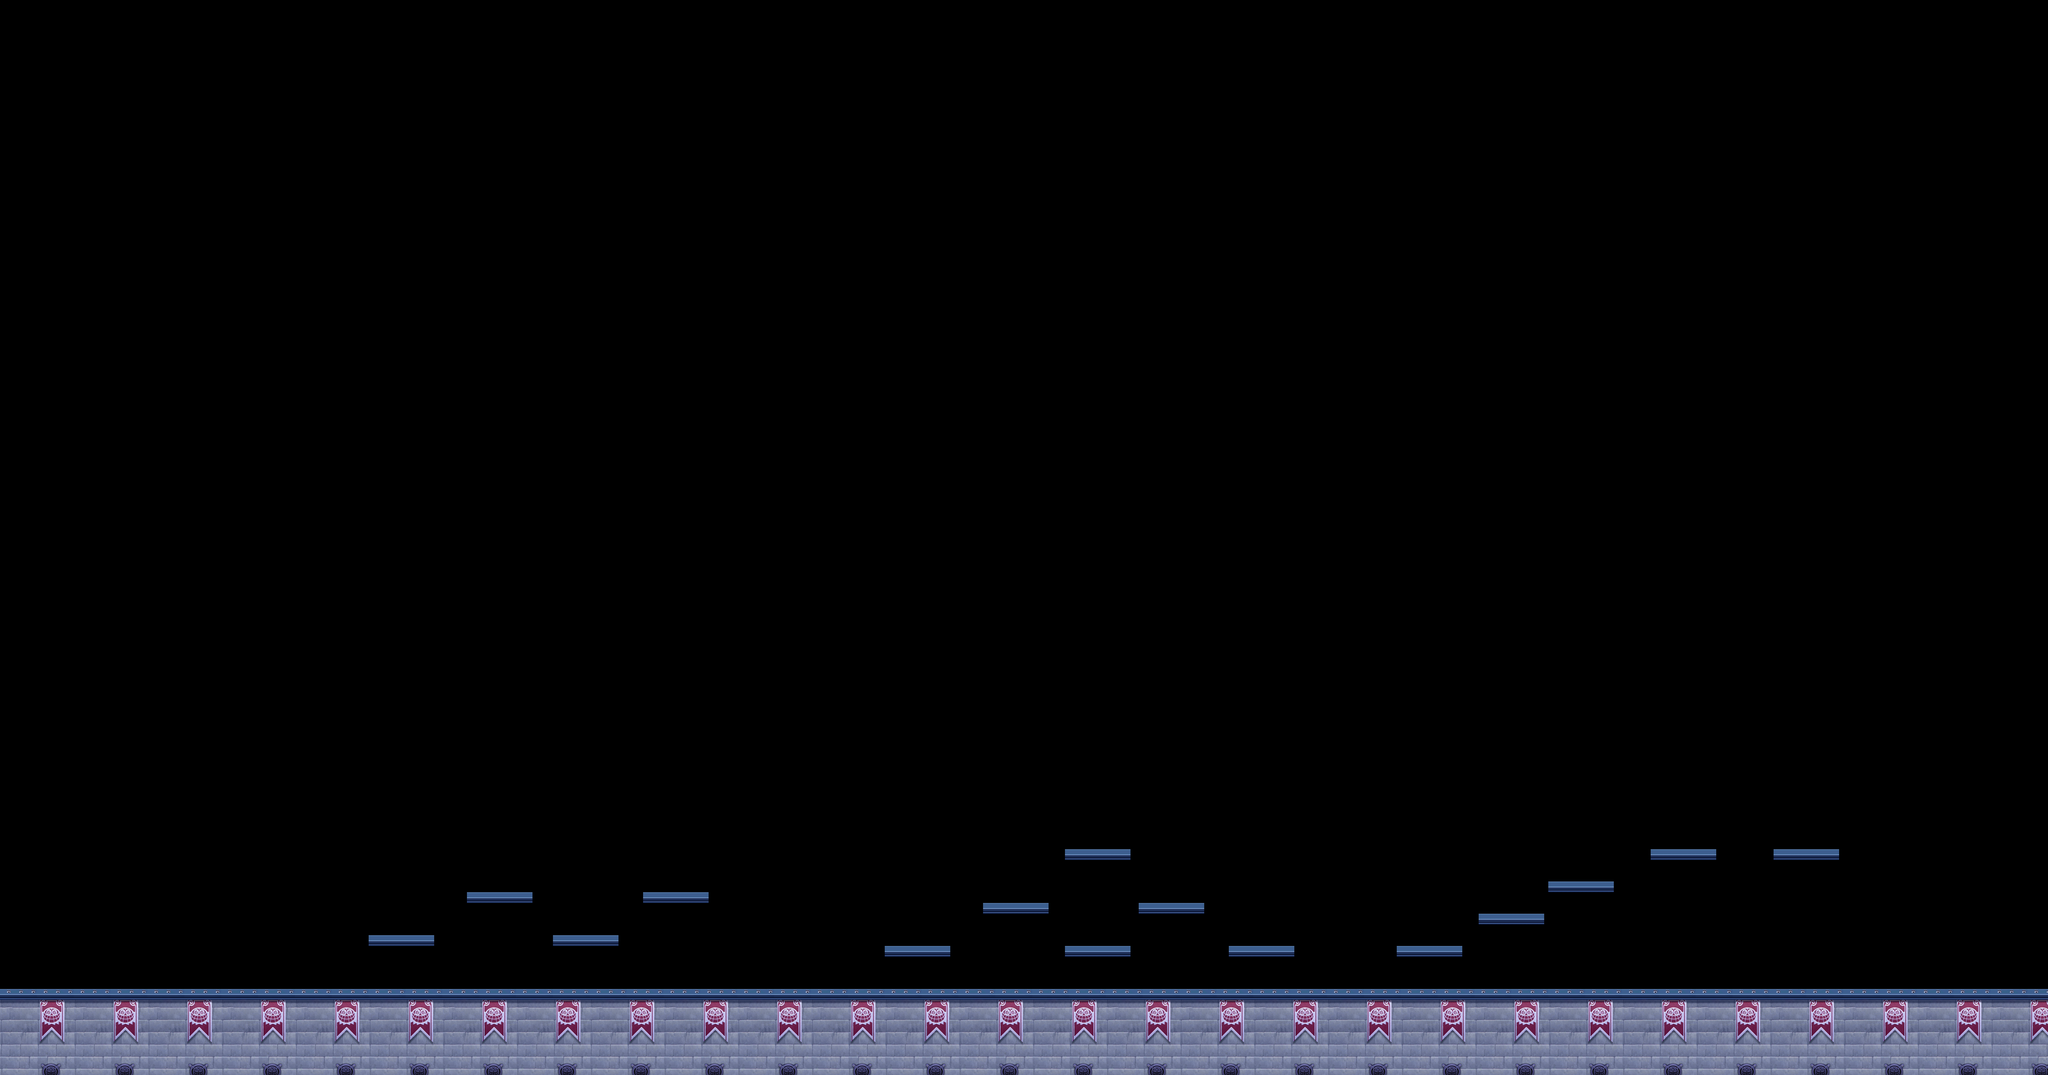

The image is a tile-based game level rendered from a .tmx file. Its description and source (layers, tilesets, objects; grid data summarised) follow:
An orthogonal 500x100 tile map with 16x42 px tiles, 1 tile layer (Tile Layer 1) and 75 objects.

<map version="1.5" tiledversion="1.6.0" orientation="orthogonal" renderorder="right-down" width="500" height="100" tilewidth="16" tileheight="42" infinite="0" nextlayerid="4" nextobjectid="81">
 <tileset firstgid="1" source="peach's castle.tsx" />
 <layer id="1" name="Tile Layer 1" width="500" height="100">
  <data>[50000 cells, 4240 non-empty, 144 distinct tile ids]</data>
 </layer>
 <objectgroup id="2" name="Ground">
  <object id="5" x="-4" y="3864" width="8004" height="336" />
  <object id="6" x="1440" y="3654" width="256" height="42" />
  <object id="7" x="1824" y="3486" width="260" height="42" />
  <object id="8" x="2160" y="3654" width="256" height="42" />
  <object id="9" x="2512" y="3486" width="256" height="42" />
  <object id="10" x="3456" y="3696" width="256" height="42" />
  <object id="11" x="3840" y="3528" width="256" height="42" />
  <object id="12" x="4160" y="3696" width="256" height="42" />
  <object id="13" x="4160" y="3318" width="256" height="42" />
  <object id="15" x="4448" y="3528" width="256" height="42" />
  <object id="16" x="4800" y="3696" width="260" height="42" />
  <object id="17" x="5456" y="3696" width="256" height="42" />
  <object id="18" x="5776" y="3570" width="256" height="42" />
  <object id="19" x="6044" y="3444" width="260" height="42" />
  <object id="20" x="6448" y="3318" width="256" height="42" />
  <object id="21" x="6928" y="3318" width="260" height="42" />
 </objectgroup>
 <objectgroup id="3" name="Enemies">
  <object id="22" x="636" y="3843" />
  <object id="23" x="716" y="3843" />
  <object id="24" x="804" y="3843" />
  <object id="25" x="956" y="3843" />
  <object id="26" x="1220" y="3843" />
  <object id="27" x="1284" y="3843" />
  <object id="28" x="1372" y="3832.5" />
  <object id="29" x="1476" y="3622.5" />
  <object id="30" x="1556" y="3622.5" />
  <object id="31" x="1664" y="3633" />
  <object id="32" x="1896" y="3454.5" />
  <object id="33" x="1980" y="3465" />
  <object id="34" x="2264" y="3633" />
  <object id="35" x="2348" y="3622.5" />
  <object id="36" x="1872" y="3832.5" />
  <object id="37" x="1948" y="3832.5" />
  <object id="38" x="2052" y="3843" />
  <object id="39" x="2188" y="3822" />
  <object id="40" x="2604" y="3832.5" />
  <object id="41" x="2700" y="3843" />
  <object id="42" x="2860" y="3832.5" />
  <object id="43" x="3012" y="3832.5" />
  <object id="44" x="2636" y="3433.5" />
  <object id="45" x="3552" y="3675" />
  <object id="46" x="3680" y="3654" />
  <object id="47" x="3924" y="3475.5" />
  <object id="48" x="3908" y="3843" />
  <object id="49" x="3960" y="3853.5" />
  <object id="50" x="4084" y="3832.5" />
  <object id="51" x="4520" y="3843" />
  <object id="52" x="4616" y="3843" />
  <object id="53" x="4672" y="3843" />
  <object id="54" x="4284" y="3664.5" />
  <object id="55" x="4288" y="3276" />
  <object id="56" x="4532" y="3517.5" />
  <object id="57" x="4952" y="3654" />
  <object id="58" x="4988" y="3843" />
  <object id="59" x="5600" y="3664.5" />
  <object id="60" x="5164" y="3843" />
  <object id="61" x="5300" y="3843" />
  <object id="62" x="5436" y="3843" />
  <object id="63" x="5828" y="3853.5" />
  <object id="64" x="5864" y="3528" />
  <object id="65" x="6012" y="3843" />
  <object id="66" x="6144" y="3843" />
  <object id="67" x="6256" y="3843" />
  <object id="68" x="6372" y="3843" />
  <object id="69" x="6488" y="3853.5" />
  <object id="70" x="6792" y="3832.5" />
  <object id="71" x="6928" y="3843" width="4" />
  <object id="72" x="7128" y="3822" />
  <object id="73" x="6532" y="3276" />
  <object id="74" x="7032" y="3276" />
  <object id="75" x="7268" y="3822" />
  <object id="76" x="7496" y="3853.5" width="4" />
  <object id="77" x="6940" y="3811.5" />
  <object id="78" x="7344" y="3822" />
  <object id="79" x="7412" y="3811.5" />
  <object id="80" x="7020" y="3822" />
 </objectgroup>
</map>
